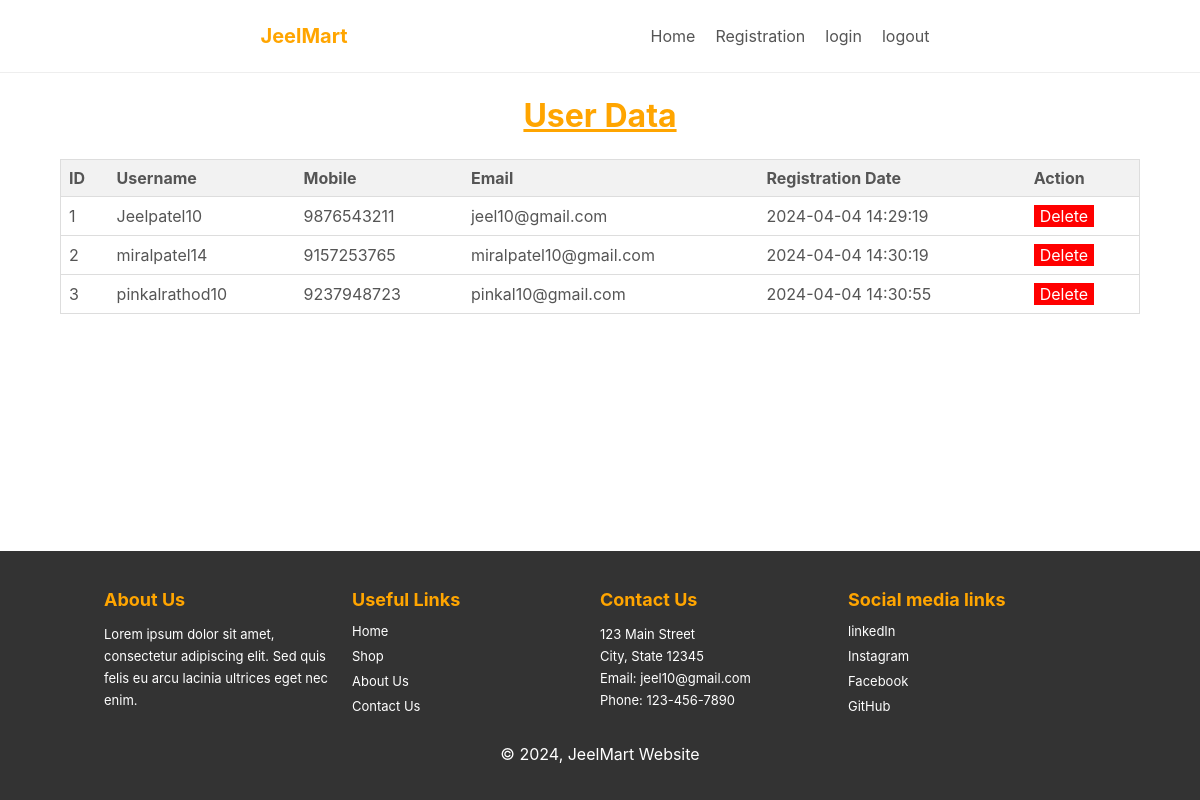
/admin_manage_users.php, run on the app's committed database.
### tables this page shows
CREATE TABLE `users` (
  `id` int(11) NOT NULL,
  `username` varchar(25) NOT NULL,
  `mobile` varchar(15) DEFAULT NULL,
  `email` varchar(100) NOT NULL,
  `password` varchar(255) NOT NULL,
  `confirmPassword` varchar(255) NOT NULL,
  `registration_date` timestamp NOT NULL DEFAULT current_timestamp()
);

### admin_manage_users.php (the view, shortened to what this page needs)
<?php
$servername = '172.104.166.158';
$usernameDB = 'training_jeelp';
$passwordDB = 'ms9PxuU3eGz5RbjP';
$database   = 'training_jeelp';
$conn = new mysqli($servername, $usernameDB, $passwordDB, $database);
$sql = "SELECT * FROM users";
$result = $conn->query($sql);
?>
<?php include 'admin_functions.php'; ?>
<?php echo template_header('admin_manage_users'); ?>
<main class="manageUser_container">
    <h1 class="manageUser_container-heading">User Data</h1>
    <table>
        <tr>
            <th>ID</th>
            <th>Username</th>
            <th>Mobile</th>
            <th>Email</th>
            <th>Registration Date</th>
            <th>Action</th>
        </tr>
        <?php
        if ($result->num_rows > 0) {
            while ($row = $result->fetch_assoc()) {
                echo "<tr>";
                echo "<td>" . $row["id"] . "</td>";
                echo "<td>" . $row["username"] . "</td>";
                echo "<td>" . $row["mobile"] . "</td>";
                echo "<td>" . $row["email"] . "</td>";
                echo "<td>" . $row["registration_date"] . "</td>";
                echo "<td>
                        <form method='post'>
                            <button type='submit' class='delete_user' name='delete_user' value='" . $row["id"] . "'>Delete</button>
                        </form>
                      </td>";
                echo "</tr>";
            }
        } else {
            echo "<tr><td colspan='6'>0 results</td></tr>";
        }
        ?>
    </table>
</main>
<?php echo template_footer(); ?>

### style.css (style rules this page uses)
* { box-sizing: border-box; font-family: -apple-system, BlinkMacSystemFont, "segoe ui", roboto, oxygen, ubuntu, cantarell, "fira sans", "droid sans", "helvetica neue", Arial, sans-serif; font-size: 16px; -webkit-font-smoothing: antialiased; -moz-osx-font-smoothing: grayscale; }
html { height: 100%; }
body { position: relative; height: 100%; color: #555555; background-color: #FFFFFF; margin: 0; display: flex; flex-direction: column; }
h1, h2, h3, h4, h5 { color: #ffa500; }
main { flex: 1; }
.manageUser_container-heading, .manageProduct_container-heading, .manageOrder_container-heading { margin-top: 6rem ; text-align: center; font-size: 2rem; text-decoration: underline; }
.manageUser_container table, .manageProduct_container table, .manageOrder_container table { width: 90%; border-collapse: collapse; border: 1px solid #ddd; margin: 1.5rem auto; }
.manageUser_container th, .manageUser_container td, .manageOrder_container td { padding: 8px; text-align: left; border-bottom: 1px solid #ddd; }
.manageUser_container th, .manageProduct_container th, .manageOrder_container th { background-color: #f2f2f2; }
.delete_user { background-color: red; border: none; text-decoration: none; color: white; }

### data on the page
users: id "1", username "Jeelpatel10", mobile "9876543211", email "jeel10@gmail.com", registration_date "2024-04-04 14:29:19"
users: id "2", username "miralpatel14", mobile "9157253765", email "miralpatel10@gmail.com", registration_date "2024-04-04 14:30:19"
users: id "3", username "pinkalrathod10", mobile "9237948723", email "pinkal10@gmail.com", registration_date "2024-04-04 14:30:55"
